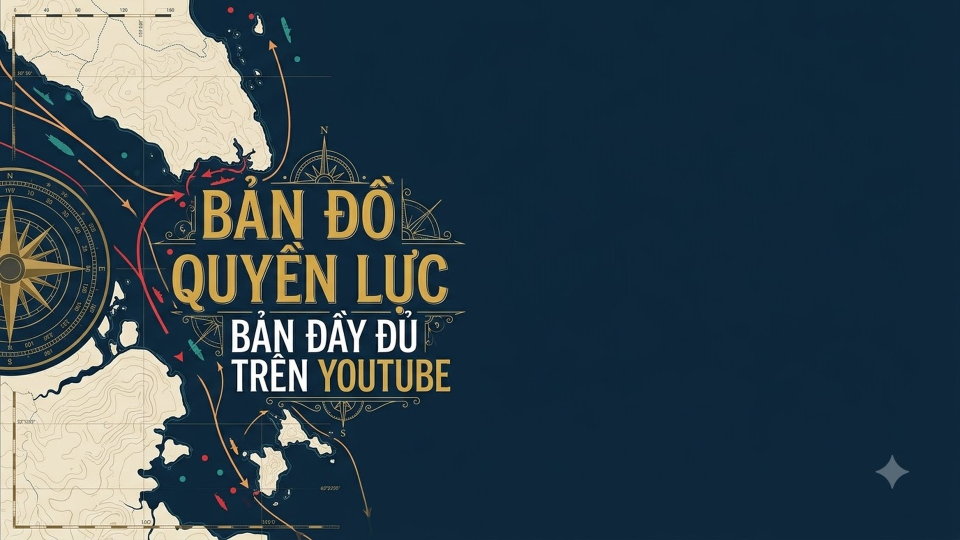
#> input picture sys/assets/channels/ban_do_quyen_luc/endcard_16x9.jpg, 1920 x 1080 px (shown at 1/2 size)
$ python -i channel_style_proof_worker.py   (imports and definitions only)
#> lines starting #> are read from the running program, lines starting #| are printed output that depends on the picture
### sys/flow_cdp/bridge.py
"""Standardized Python bridge for Flow CDP (formerly B-2 Illustrator / CDP).

Provides direct communication over Unix domain socket / CDP, multi-profile
parallel patch dispatching (across 3 Chrome profiles), failover upon abnormal activity,
and clean result mapping without mandatory UI screenshot proofs.
"""
from __future__ import annotations

import hashlib
import json
import logging
import os
import socket
import stat
import struct
import tempfile
import time
from pathlib import Path
from typing import Any

from pilot import Blocked, digest

from .multi_profile_manager import ChromeProfileWorker, MultiProfileDispatcher, MultiProfileManager
from .patch_partitioner import PatchPartitioner

logger = logging.getLogger("flow_cdp.bridge")

SYS_ROOT = Path(__file__).resolve().parents[1]
MODULE_ROOT = Path(__file__).resolve().parent
ROOT = SYS_ROOT  # Backward compatibility with b2_bridge


def session_socket_path(root: Path = SYS_ROOT, profile_id: str = "") -> Path:
    suffix = os.environ.get("VP_SESSION_KEY", "") + (f"-{profile_id}" if profile_id else "")
    key = hashlib.sha256((str(Path(root).resolve()) + suffix).encode()).hexdigest()[:16]
    return Path(tempfile.gettempdir()) / ("video-pilot-" + str(os.getuid())) / ("flow-" + key + ".sock")


SOCKET_PATH = session_socket_path()


# [127 lines left out: functions get_socket_path, _config, _mark_not_submitted, send_raw_command, query_status, ensure_connected, not called in this run]


_ORIGINAL_SEND_RAW_COMMAND = send_raw_command
_ORIGINAL_ENSURE_CONNECTED = ensure_connected


# [503 lines left out: functions is_session_available, require_queue_acceptance, _execute_via_cdp_direct, _execute_sub_batch, generate_cdp_image, generate_cdp_batch, not called in this run]


# Backward compatibility aliases for B-2 Illustrator
generate_b2_image = generate_cdp_image
generate_b2_batch = generate_cdp_batch

### sys/flow_cdp/resource_locks.py
"""Cross-Process OS Resource Locks & Hardware Budget Governor for Local Chrome Workers.

Provides kernel-backed `fcntl.flock` synchronization primitives (automatically released by
Linux upon process exit or SIGKILL) and hardware-aware Chrome flag construction tuned for
workstation hosts (e.g. Xeon 4C/8T + NVIDIA Quadro P620 2GB VRAM + tmpfs /dev/shm):

1. `has_sufficient_dev_shm`: Uses RAM `/dev/shm` tmpfs when >= 512 MiB is free, eliminating
   `--disable-dev-shm-usage` SSD `/tmp` I/O thrashing on bare-metal Linux while preserving
   fallback safety inside restricted 64 MiB Docker containers.
2. `build_optimized_chrome_launch`: Single SSOT builder for GPU-accelerated, low-footprint
   Chrome command-line flags and X11 display environment.
3. `ProfilePortLock`: Exclusive cross-process lock per CDP port preventing two jobs (or
   Flow CDP + YouTube Studio publisher) from colliding on the same browser instance.
4. `GlobalBrowserSlot`: Cross-process counting semaphore capping total concurrent Chrome
   instances across the entire machine (default 8 slots, configurable via
   `VP_MAX_CHROME_INSTANCES`) to prevent VRAM/RAM/Swap exhaustion.
5. `JobExecutionLock`: Exclusive per-job lock preventing duplicate `produce_channel_*`
   runners on the same `job_id`.
"""
from __future__ import annotations

import fcntl
import json
import os
import random
import re
import subprocess
import time
from pathlib import Path
from typing import IO, Any

LOCKS_DIR = Path.home() / ".cache/video-pilot/locks"
MIN_DEV_SHM_FREE_MB = 512
UNAUTHENTICATED_FILE_NAME = "unauthenticated_profiles.json"


# [23 lines left out: functions ensure_locks_dir, has_sufficient_dev_shm, not called in this run]


def get_gpu_vram_mb(budget_ratio: float = 0.90) -> int | None:
    """Detect total local NVIDIA GPU VRAM in MiB and return the budgeted amount (default 90%)."""
    try:
        out = subprocess.check_output(
            ["nvidia-smi", "--query-gpu=memory.total", "--format=csv,noheader,nounits"],
            stderr=subprocess.DEVNULL,
            text=True,
            timeout=2.0,
        ).strip()
        lines = [line.strip() for line in out.splitlines() if line.strip().isdigit()]
        if lines:
            total_mb = int(lines[0])
            if total_mb > 0:
                return max(256, int(total_mb * budget_ratio))
    except Exception:
        pass
    return None


# [26 lines left out: functions get_host_ram_total_mb, get_host_ram_available_mb, not called in this run]


def compute_optimal_browser_slots(
    budget_ratio: float = 0.90,
    per_browser_vram_mb: int = 110,
    xorg_reserve_mb: int = 180,
    ram_total_mb: int | None = None,
    cpu_threads: int | None = None,
) -> int:
    """Compute optimal concurrency slots bounded by GPU VRAM, host RAM, and CPU threads."""
    env_max = os.environ.get("VP_MAX_CHROME_INSTANCES")
    if env_max is not None and env_max.strip() != "":
        try:
            return max(1, int(env_max))
        except ValueError:
            pass

    vram_mb = get_gpu_vram_mb(budget_ratio=budget_ratio)
    if vram_mb is not None:
        vram_slots = max(8, min(16, (vram_mb - xorg_reserve_mb) // per_browser_vram_mb))
    else:
        vram_slots = 8

    eff_ram = ram_total_mb if ram_total_mb is not None else get_host_ram_total_mb()
    if eff_ram is not None:
        ram_budget_slots = max(2, (eff_ram - 7168) // 900)
        if eff_ram <= 16800:
            ram_cap = 4
        elif eff_ram <= 32768:
            ram_cap = 6
        else:
            ram_cap = 16
        ram_slots = min(ram_cap, ram_budget_slots)
    else:
        ram_slots = 16

    eff_cpu = cpu_threads if cpu_threads is not None else os.cpu_count()
    if eff_cpu is not None:
        if eff_cpu <= 8:
            cpu_slots = 4
        elif eff_cpu <= 16:
            cpu_slots = 6
        else:
            cpu_slots = 16
    else:
        cpu_slots = 16

    return max(2, min(vram_slots, ram_slots, cpu_slots))


DEFAULT_MAX_GLOBAL_BROWSERS = compute_optimal_browser_slots()
DEFAULT_MAX_BROWSER_SLOTS = DEFAULT_MAX_GLOBAL_BROWSERS


# [126 lines left out: functions detect_local_gpu_display, build_optimized_chrome_launch, not called in this run]


class _FlockHandle:
    """Base kernel flock wrapper safe across forks, threads, and crashes."""

    # [4 lines left out: function __init__, not called in this run]

    @property
    def acquired(self) -> bool:
        return self._fh is not None

    # [55 lines left out: functions try_acquire, acquire, release, __enter__, not called in this run]

    def __exit__(self, exc_type: Any, exc_val: Any, exc_tb: Any) -> None:
        self.release()


class ProfilePortLock(_FlockHandle):
    """Exclusive cross-process lock for a Chrome CDP debugging port."""

    # [31 lines left out: functions __init__, is_port_locked_by_another_process, not called in this run]


class GlobalBrowserSlot:
    """Cross-process counting semaphore capping total concurrent Chrome instances on the host."""

    # [13 lines left out: function __init__, not called in this run]

    @property
    def acquired(self) -> bool:
        return self._handle is not None and self._handle.acquired

    # [33 lines left out: functions try_acquire, acquire, release, __enter__, not called in this run]

    def __exit__(self, exc_type: Any, exc_val: Any, exc_tb: Any) -> None:
        self.release()


class JobExecutionLock(_FlockHandle):
    """Exclusive cross-process lock ensuring a `job_id` is never executed twice concurrently."""

    # [8 lines left out: function __init__, not called in this run]


class GlobalFlowProductionLock(_FlockHandle):
    """Host-wide counting lock capping concurrent Flow Chrome pools while `GlobalBrowserSlot` caps total browsers."""

    LOCK_FILENAME = "global_flow_production.lock"
    ENV_OWNER_KEY = "VP_FLOW_LOCK_OWNER_PID"
    ENV_MAX_SLOTS_KEY = "VP_FLOW_LOCK_SLOTS"
    MAX_SLOTS = 6

    # [95 lines left out: functions __init__, _slot_path, read_holder, try_acquire, acquire_patiently, release and 1 more, not called in this run]


class GlobalRenderIoLock(GlobalFlowProductionLock):
    """Host-wide exclusive lock serializing Colab T4 chunk download & FFmpeg disk muxing to prevent SATA I/O thrash."""

    LOCK_FILENAME = "global_render_io.lock"
    ENV_OWNER_KEY = "VP_RENDER_LOCK_OWNER_PID"
    MAX_SLOTS = 1


DEFAULT_MAX_LOCAL_CPU_ENCODE_SLOTS = 1
DEFAULT_LOCAL_CPU_THREADS = 2


# [29 lines left out: functions apply_low_priority_cpu_clamp, _nice_child_15, not called in this run]


class LocalCpuEncodeSlot:
    """Cross-process kernel semaphore capping concurrent local CPU video/map/rig pre-bakers.

    Prevents multi-agent / `ProcessPoolExecutor` `libx264` storms (`load average > 70` on 8T hosts)
    by serializing local auxiliary pre-bakes (`max_slots=1` default, override via
    `VP_MAX_LOCAL_CPU_ENCODE_SLOTS`) and clamping thread pools to `<= 2` threads (`< 25%` CPU).
    """

    # [13 lines left out: function __init__, not called in this run]

    @property
    def acquired(self) -> bool:
        return self._handle is not None and self._handle.acquired

    # [33 lines left out: functions try_acquire, acquire, release, __enter__, not called in this run]

    def __exit__(self, exc_type: Any, exc_val: Any, exc_tb: Any) -> None:
        self.release()


# [199 lines left out: functions stagger_cross_process_action, trigger_cross_process_ip_cooldown, mark_profile_unauthenticated, clear_profile_unauthenticated, is_profile_unauthenticated, not called in this run]

### sys/tools/channel_style_proof_worker.py
#!/usr/bin/env python3
"""Modular proof image generator for competitor style benchmarking per channel.

Usage:
    python sys/tools/channel_style_proof_worker.py \
        --channel en-root-and-canopy \
        --profiles 0,1,2,3 \
        --spec-file /path/to/spec.json
"""

from __future__ import annotations

import argparse
import json
import logging
import os
import shutil
import sys
import time
from pathlib import Path
from typing import Any, Dict, List

from PIL import Image, ImageDraw, ImageFilter

SYS_DIR = Path(__file__).resolve().parents[1]
if str(SYS_DIR) not in sys.path:
    sys.path.insert(0, str(SYS_DIR))

from flow_cdp.cdp_direct_client import PROFILES
from flow_cdp.credit_ledger import CreditLedger
from flow_cdp.multi_profile_manager import MultiProfileManager
from flow_cdp.persistent_pool import PersistentWorkerPool
from tools.visual_clutter_gate import score_negative_space

# [1 line not run here, left out]
logger = logging.getLogger("channel_style_proof_worker")

TARGET_SIZE = (1080, 1920)
BASE_PROOF_DIR = Path("/home/hongphuoc6104/.gemini/antigravity/brain/715cbad2-6a65-4677-b14e-8d30e126287f/style_proofs")


def heal_watermark(image_path: Path) -> None:
    """Heal bottom-right watermark and apply 1.2% overscan trim."""
    with Image.open(image_path) as im:
#> im is the input picture: PIL image 1920x1080 RGB; mean R, G, B 49.7, 67.5, 77.3
        im.load()
        orig_w, orig_h = im.size
#> orig_w = 1920; orig_h = 1080
        rgb = im.convert("RGB")

    base_w = 768.0 if orig_h > orig_w else 1376.0
#> base_w = 1376
    base_h = 1376.0 if orig_h > orig_w else 768.0
#> base_h = 768
    sx = orig_w / base_w
#> sx = 1.4
    sy = orig_h / base_h
#> sy = 1.41

    wm_x1 = max(8, orig_w - int(round(120 * sx)))
#> wm_x1 = 1753
    wm_x2 = min(orig_w - 4, orig_w - int(round(20 * sx)))
#> wm_x2 = 1892
    wm_y1 = max(8, orig_h - int(round(120 * sy)))
#> wm_y1 = 911
    wm_y2 = min(orig_h - 4, orig_h - int(round(20 * sy)))
#> wm_y2 = 1052

    if wm_x2 > wm_x1 and wm_y2 > wm_y1:
        wm_w = wm_x2 - wm_x1
#> wm_w = 139
        wm_h = wm_y2 - wm_y1
#> wm_h = 141
        patch = Image.new("RGB", (wm_w, wm_h))
#> patch: PIL image 139x141 RGB; every value is 0
        for dy in range(wm_h):
            y = wm_y1 + dy
            l_rgb = rgb.getpixel((max(0, wm_x1 - 4), y))
            r_rgb = rgb.getpixel((min(orig_w - 1, wm_x2 + 2), y))
            for dx in range(wm_w):
                t = dx / max(1, wm_w - 1)
                c = (
                    int(round(l_rgb[0] * (1.0 - t) + r_rgb[0] * t)),
                    int(round(l_rgb[1] * (1.0 - t) + r_rgb[1] * t)),
                    int(round(l_rgb[2] * (1.0 - t) + r_rgb[2] * t)),
                )
                patch.putpixel((dx, dy), c)
#> this loop made 141 passes
#> l_rgb on passes 1 to 12: (14, 39, 59), (14, 39, 59), (14, 39, 59), (14, 39, 59), (14, 39, 59), (14, 39, 59), (14, 39, 59), (14, 39, 59), (14, 39, 59), (14, 40, 57), (14, 40, 57), (16, 39, 57)
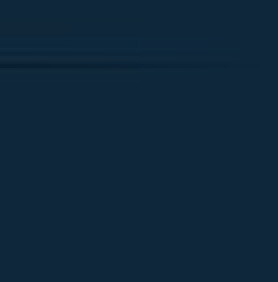
#> patch: PIL image 139x141 RGB (shown 2 times larger); mean R, G, B 14, 39, 58.9

        mask = Image.new("L", (wm_w, wm_h), 0)
#> mask: PIL image 139x141 L; every value is 0
        mdraw = ImageDraw.Draw(mask)
        mdraw.rounded_rectangle([3, 3, wm_w - 4, wm_h - 4], radius=max(4, int(round(8 * sx))), fill=255)
        mask = mask.filter(ImageFilter.GaussianBlur(radius=max(2, int(round(3 * sx)))))
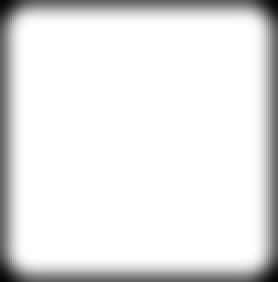
#> mask: PIL image 139x141 L (shown 2 times larger); min 5, max 255, mean 230.7
        rgb.paste(patch, (wm_x1, wm_y1), mask)

    crop_frac = 0.012
    dx = int(round(orig_w * crop_frac))
#> dx = 23
    dy = int(round(orig_h * crop_frac))
#> dy = 13
    cropped = rgb.crop((dx, dy, orig_w - dx, orig_h - dy))
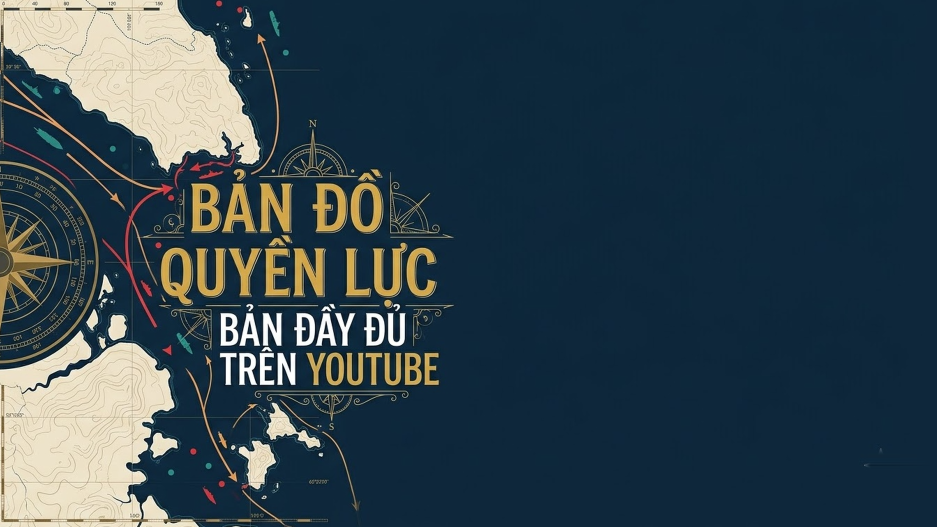
#> cropped: PIL image 1874x1054 RGB (shown at 1/2 size); mean R, G, B 48.8, 66.7, 76.7
    rgb = cropped.resize((orig_w, orig_h), Image.Resampling.LANCZOS)
    rgb.save(image_path, format="JPEG", quality=95, optimize=True)


# [113 lines left out: functions run_channel_proofs, main, not called in this run]


# [2 lines not run here, left out]

>>> result = heal_watermark('../assets/channels/ban_do_quyen_luc/endcard_16x9.jpg')
